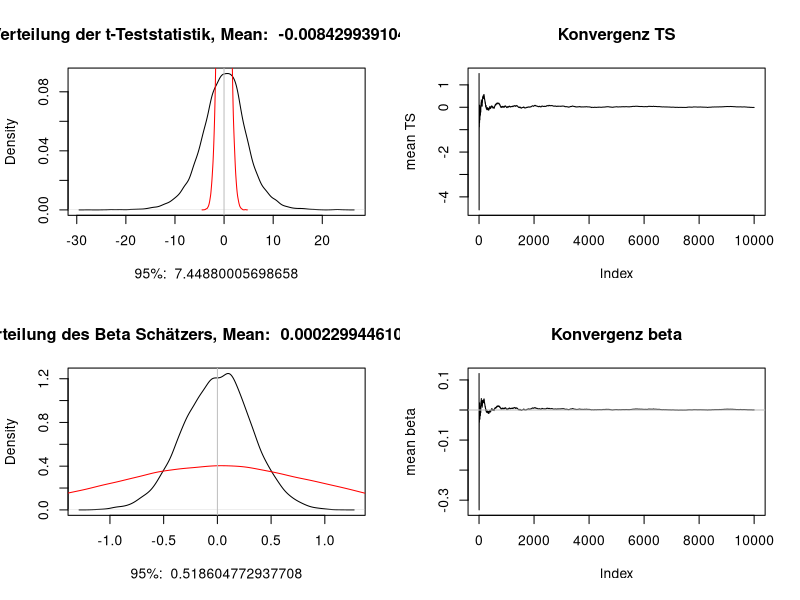
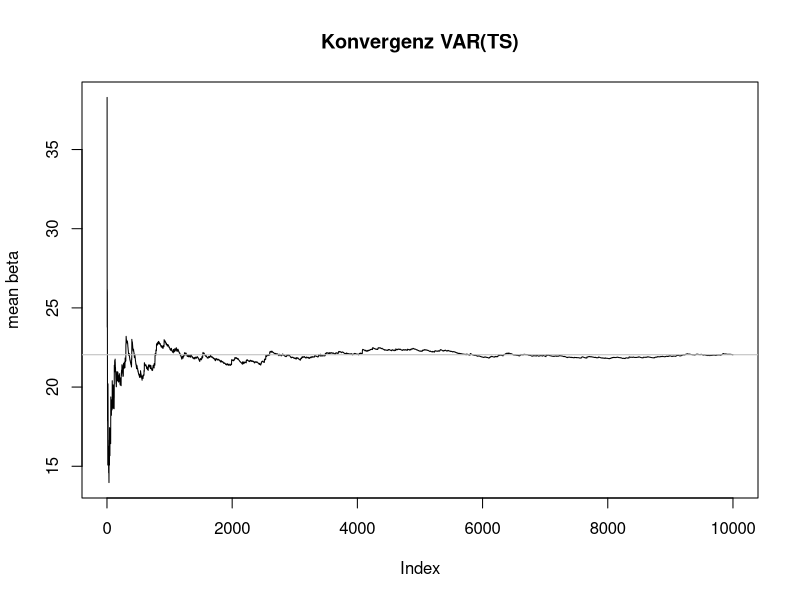
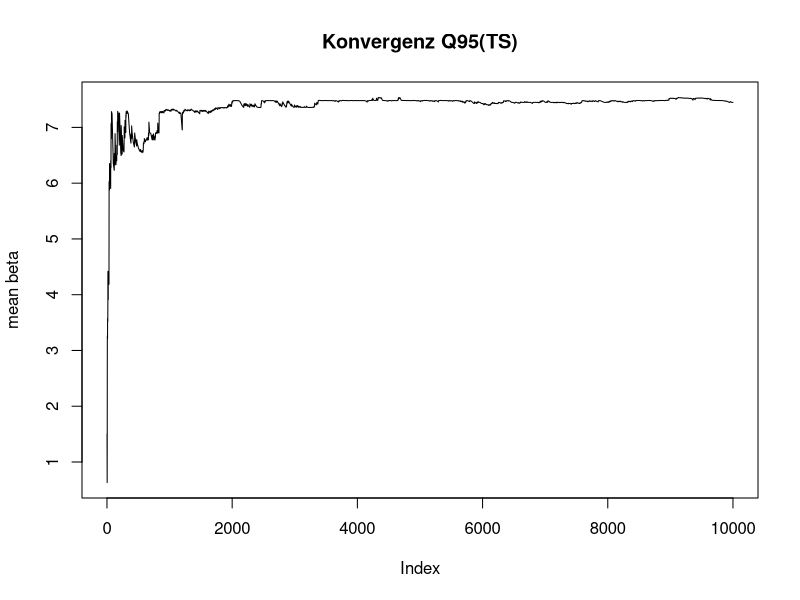

Write R code to recreate these figures, in order. (Note: a time limit stopped this script after it produced the figures.)
#Simulation

#libs#################################################################################################################################################
library(forecast)
library(data.table)
library(zoo)



#Variablen###########################################################################################################################################

#I ist die anzahl der wiederholungen
I <- 10000
I2 <- 1000
#Fensterbreite der Trendregression
window.size <- 12
#e_mean ist der mittelwert der Verteilung aus der e gezogen wird, weicht er von 0 ab, soll ein Steigungsparameter simmuliert werden
e_mean <- 0
#ar.sim => wenn TRUE wird statt einem RW Porzess ein AR Prozess mit beta = 0.99 Simuliert
ar.sim <- FALSE
#plottet alles in ein Fenster oder nicht
plot.in.one.window <- TRUE


#set.seed(336585)



#data.out ist die Ergebnis Table, beta speichert dabei den Betaschätzer, TS die t-Teststatistik
data.out <- data.table(beta = rep(NA, I), TS = rep(NA, I), VAR = rep(NA, I), Q95 = rep(NA, I))


#Simulation#########################################################################################################################################
for(i in c(1:I)){
  e <- rnorm(window.size, mean = e_mean)
  pr <- ts(cumsum(e))
  if(ar.sim){
    pr <- arima.sim(model = list(ar = 0.99), n = 12)
  }
  model <- tslm(pr ~ trend)
  
  data.out$beta[i] <- model$coefficients[2]
  data.out$TS[i] <- summary(model)$coefficients[2, 3]
  data.out$VAR[i] <- var(data.out$TS, na.rm = TRUE)
  data.out$Q95[i] <- quantile(data.out$TS, na.rm = TRUE, probs = c(0.95))
}

if(plot.in.one.window) par(mfrow = c(2, 2))
##Verteilung der t-TS##############################################################################################################################

if(!plot.in.one.window) x11()
plot(density(data.out$TS), main = paste("Verteilung der t-Teststatistik, Mean: ", mean(data.out$TS)), xlab = paste("95%: ", quantile(data.out$TS, probs = c(0.95))))
#lines(density(rt(100000, 1)), col = c("blue"))
lines(density(rnorm(100000, mean = mean(data.out$TS))), col = c("red"))
abline(v = mean(data.out$TS), col = c("grey"))



#MA mit extending Winoow uzm festzustellen wie schnell die TS gegen ihren endgültigen Wert konvergiert#############################################

if(!plot.in.one.window) x11()
part_sum <- cumsum(data.out$TS)
extending_mean <- part_sum /index(data.out$TS)
plot(extending_mean, type = c("l"), main = c("Konvergenz TS"), ylab = c("mean TS"))
#abline(h = mean(data.out$TS), col = c("grey"))




#Verteilung des Betaschätzers######################################################################################################################

plot(density(data.out$beta), main = paste("Verteilung des Beta Schätzers, Mean: ", mean(data.out$beta)), xlab = paste("95%: ", quantile(data.out$beta, probs = c(0.95))))
#lines(density(rt(100000, df = 1)), col = c("blue"))
lines(density(rnorm(100000, mean = e_mean)), col = c("red"))
abline(v = mean(data.out$beta), col = c("grey"))




#MA mit extending Winoow uzm festzustellen wie schnell der Betaschätzer gegen seinen endgültigen Wert konvergiert#################################

if(!plot.in.one.window) x11()
part_sum <- cumsum(data.out$beta)
extending_mean <- part_sum /index(data.out$beta)
plot(extending_mean, type = c("l"), main = c("Konvergenz beta"), ylab = c("mean beta"))
abline(h = e_mean, col = c("grey"))

if(plot.in.one.window) par(mfrow = c(1, 1))

if(!plot.in.one.window) x11()
plot(data.out$VAR, type = c("l"), main = c("Konvergenz VAR(TS)"), ylab = c("mean beta"))
abline(h = var(data.out$TS), col = c("grey"))

if(!plot.in.one.window) x11()
plot(data.out$Q95, type = c("l"), main = c("Konvergenz Q95(TS)"), ylab = c("mean beta"))
abline(h = var(data.out$TS), col = c("grey"))



#Simulation#########################################################################################################################################


I <- 1000
I2 <- 1000

data.out2 <- data.table(TS.ar = rep(NA, I2), TS.rw = rep(NA, I2))
data.out <- data.table(beta = rep(NA, I), TS = rep(NA, I))

for(i2 in c(1:I2)){
  for(i in c(1:I)){
    e <- rnorm(window.size, mean = e_mean)
    pr <- ts(cumsum(e))
    if(ar.sim){
      pr <- arima.sim(model = list(ar = 0.99), n = 12)
    }
    model <- tslm(pr ~ trend)

    data.out$TS[i] <- summary(model)$coefficients[2, 3]
  }
  data.out2$TS.rw[i2] <- quantile(data.out$TS, probs = c(0.95))
}

for(i2 in c(1:I2)){
  for(i in c(1:I)){
    e <- rnorm(window.size, mean = e_mean)
    pr <- arima.sim(model = list(ar = 0.9), n = 12)
    model <- tslm(pr ~ trend)
    
    data.out$TS[i] <- summary(model)$coefficients[2, 3]
  }
  data.out2$TS.ar[i2] <- quantile(data.out$TS, probs = c(0.95))
}

par(mfrow = c(1, 2))
plot(density(data.out2$TS.ar), main = c("Verteilung des 95%Q der TS bei AR"), xlab = paste("Mean: ", mean(data.out2$TS.ar)))
abline(v = mean(data.out2$TS.ar))
plot(density(data.out2$TS.rw), main = c("Verteilung des 95%Q der TS bei RW"), xlab = paste("Mean: ", mean(data.out2$TS.rw)))
abline(v = mean(data.out2$TS.rw))
par(mfrow = c(1, 1))
